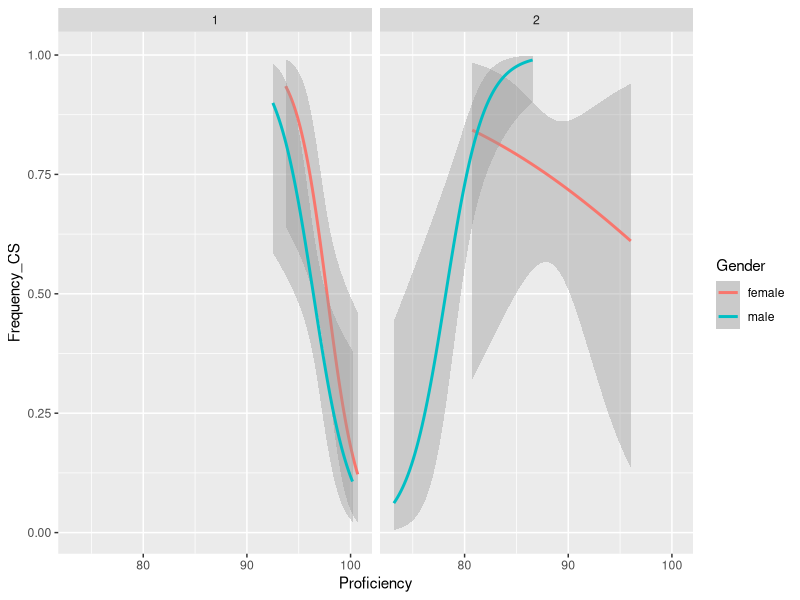

This chart was generated by the following R code:
Data<-read.csv("./Data/Data_Raw/Dataset_Raw.csv")

library(tidyverse)

#Descriptive Stats 

Descriptive<-Data%>% 
  group_by(Generation) %>% 
  summarize(mean_Proficiency=mean(Proficiency), sd_Proficiency=sd(Proficiency),
            range_Proficiency=range(Proficiency))

#Plot

Data %>% 
  ggplot(.,aes(x=Proficiency , y = Frequency_CS, color = Gender)) +
  facet_grid(.~Generation)+
  geom_smooth(method= "glm", method.args=list(family="binomial"))


# Fitting models

mod_null<- glm(Frequency_CS ~ 1, family= binomial(link="logit"), data = Data) #null model
mod_generation<-glm(Frequency_CS ~ 1 + factor(Generation), family= binomial(link="logit"), 
                    data = Data) #nested model 1
mod_proficiency<- glm(Frequency_CS ~ 1 + Proficiency, family= binomial(link="logit"), data = Data) #nested model 2
mod_gender<- glm(Frequency_CS ~ 1 + Proficiency + Gender, family= binomial(link="logit"), data = Data) #nested model 3
mod_inc<-glm(Frequency_CS ~ 1 + Proficiency*Gender,family= binomial(link="logit"), data = Data) #inclusive model


anova(mod_null,mod_proficiency, mod_gender, mod_inc, test = "Chisq")


summary(mod_null)
mean(Data$Frequency_CS)
summary(mod_proficiency)
summary(mod_gender)
summary(mod_generation)